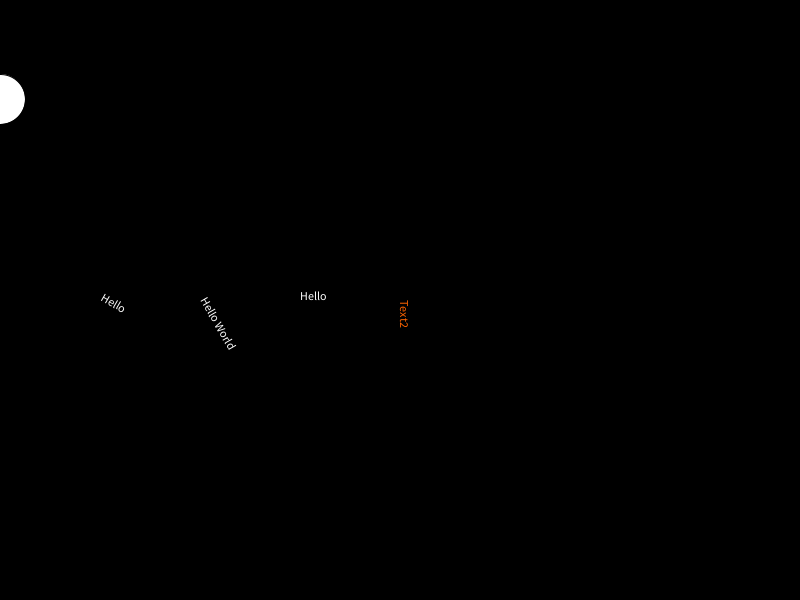
Frame 1 (no input)
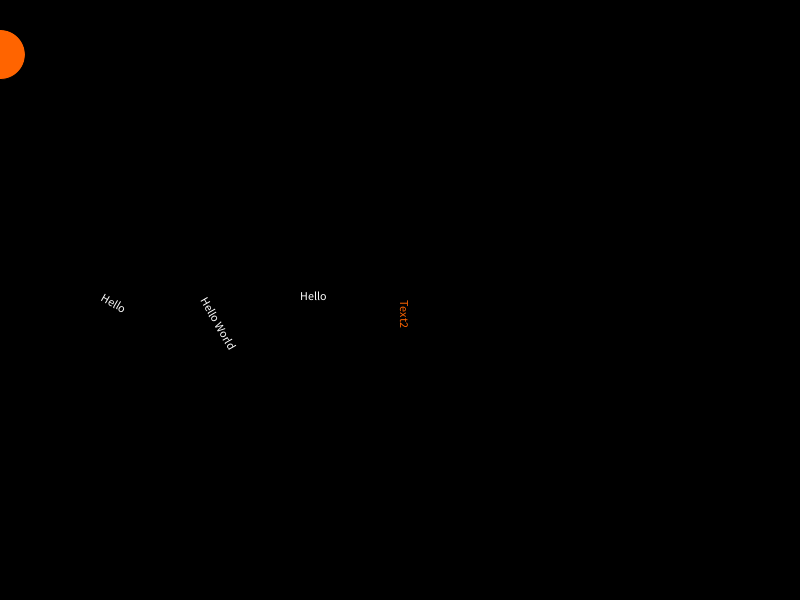
Frame 60 (the mouse pressed at the canvas centre just before this capture)
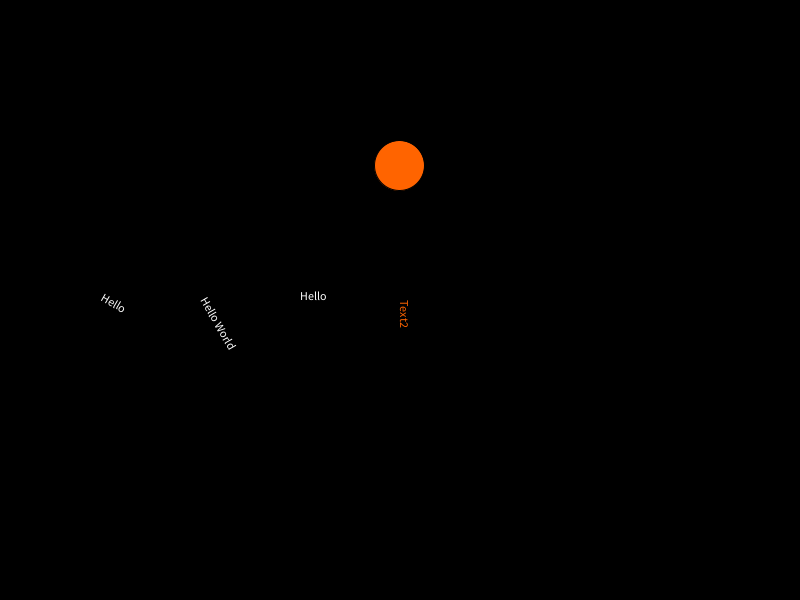
Frame 120 (the mouse held since frame 60 and released just before this capture)

The Processing sketch that drew these frames (run headless with seeded random() and noise(); from frame 60 on, the mouse is pressed at the canvas centre):

// Processing sketch: sketch_140612_funktionen2
// ── sketch_140612_funktionen2.pde
float xPos = 0;
float yPos = 100;

void setup() {
  size(800, 600);
}

void draw() {
  background(0);

  float zielX = width/2;
  float zielY = height/2;

  //xPos = xPos + (zielX - xPos) * 0.05;
  //yPos = yPos + (zielY - yPos) * 0.05;

  xPos = interpoliere(xPos, mouseX, 0.1);
  yPos = interpoliere(yPos, mouseY, 0.01);

  ellipse(xPos, yPos, 50, 50);

  translateAndRotateText(300, 300);

  translateAndRotateText(100, 300, 30);

  translateAndRotateText(200, 300, 60, "Hello World");

  color c = color(255, 100, 0);
  translateAndRotateText(400, 300, 90, "Text2", c);
}

float interpoliere (float currentVal, float targetVal) {
  return interpoliere(currentVal, targetVal, 0.05);
}

float interpoliere (float currentVal, float targetVal, float speed) {
  float result = 0;
  if (abs(targetVal - currentVal) > 0.1) {
    result = currentVal + (targetVal - currentVal) * speed;
  } else {
    result = targetVal;
  }
  return result;
}

void translateAndRotateText(float xPos, float yPos) {
  translateAndRotateText(xPos, yPos, 0);
}

void translateAndRotateText(float xPos, float yPos, float angle) {
  translateAndRotateText(xPos, yPos, angle, "Hello");
}

void translateAndRotateText(float xPos, float yPos, String txt) {
  translateAndRotateText(xPos, yPos, 0, txt, color(255));
}

void translateAndRotateText(float xPos, float yPos, float angle, String txt) {
  translateAndRotateText(xPos, yPos, angle, txt, color(255));
}

void translateAndRotateText(float xPos, float yPos, float angle, String txt, color c) {
  pushMatrix();
  translate(xPos, yPos);
  rotate(radians(angle));
  fill(c);
  text(txt, 0, 0);
  popMatrix();
}
